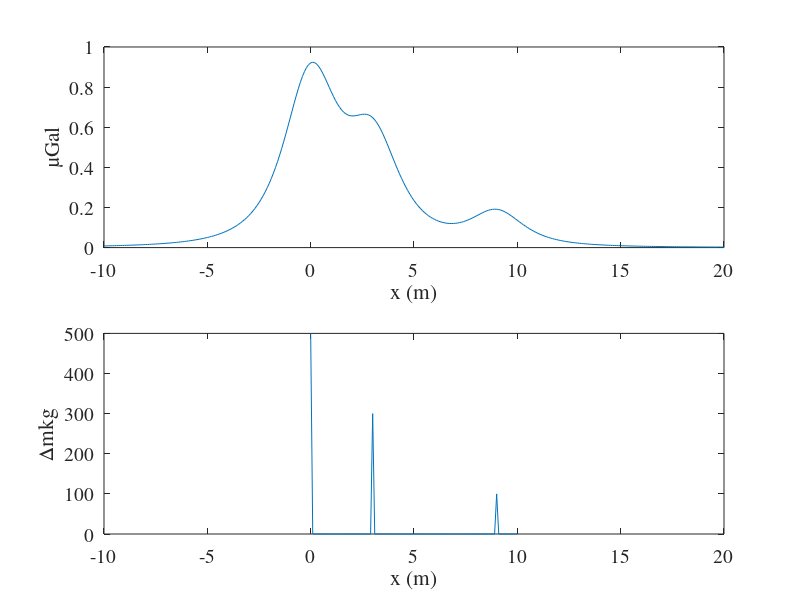
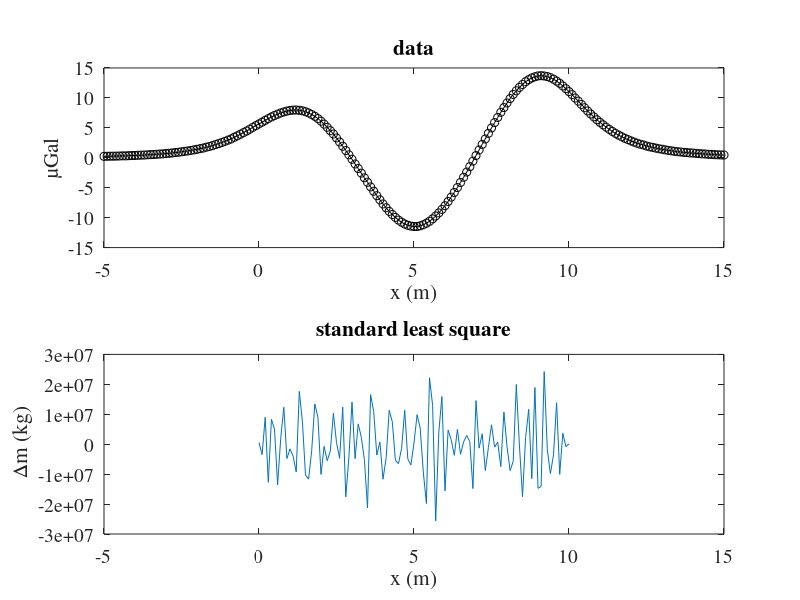
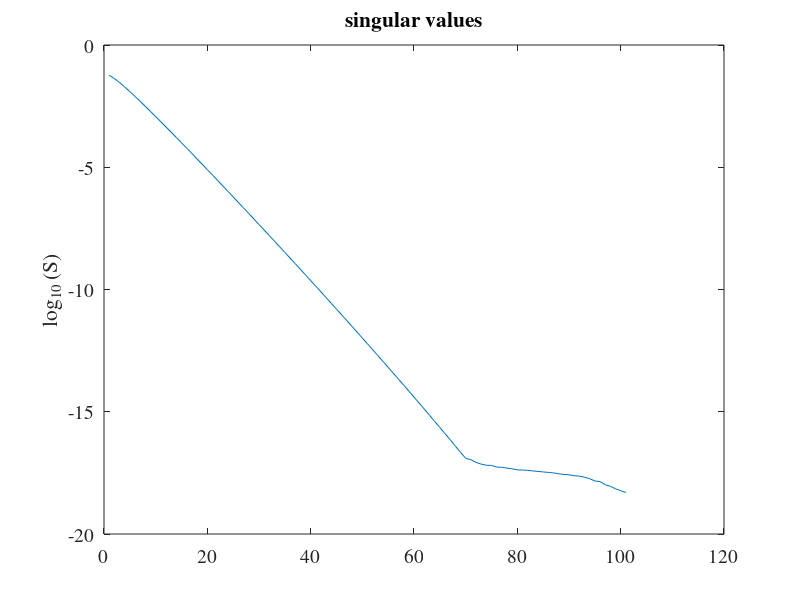

These charts were generated, in order, by the following MATLAB code: (Note: this script raises an error after producing the figures.)
set(0,'defaulttextfontname','times','defaulttextfontsize',14);
set(0,'defaultaxesfontname','times','defaultaxesfontsize',14);
%% part (d)
G = 6.67e-11; %gravitational constant
m = zeros(101,1);
D = 2;

m(1) = 500;    % set mass anomaly at 1 , 31 and 91
m(31) = 300;
m(91) = 100;

X = -10:0.1:20;  %measurement location

Lm = length(m);
Ld = length(X);
xi = [0:1:100]*0.1;   % xi: location of the anomalies mi

unit = 1e-8; %unit of microgals 1e-8m/s^2

GG = (1/unit)*G*D./(D^2+(X'*ones(1,Lm) - ones(Ld,1)*xi).^2).^1.5;

Dgz = GG*m;

figure(1);
subplot(211)
plot(X,Dgz); xlim([-10 20]);
xlabel('x (m)'); ylabel('\muGal');
hold on;
subplot(212);
plot(xi,m); xlim([-10 20]);
xlabel('x (m)'); ylabel('\Deltamkg');
print('figure/d.png','-dpng');

%% part (e)
load('ge118_hw8.mat');
Ld = length(xd);

Lm = length(m);

GG = (1/unit)*G*D./(D^2+(xd*ones(1,Lm) - ones(Ld,1)*xi).^2).^1.5;

% Least square solution
LS_Dm = (GG'*GG)\(GG'*di);

% plot the data
figure(11)
subplot(211)
plot(xd, di, 'ko-');
xlabel('x (m)'); ylabel('\muGal'); xlim([-5 15]);
title('data');
subplot(212)
plot(xi, LS_Dm);
xlabel('x (m)'); ylabel(' \Deltam (kg)'); xlim([-5 15]);
title('standard least square');
print('figure/e_result.png','-dpng');

% SVD of GG
[UU,DD,VV]=svd(GG);

figure(2);
plot(1:1:min(length(UU),length(VV)),log(diag(DD))/log(10));
ylabel('log_1_0 (S)');
title('singular values');
print('figure/e_snv.png','-dpng');


Ginv_LLS = (GG'*GG)\GG';

Re_LLS = Ginv_LLS*GG;  %resolution matrix for least squares


%% part (f)

[GI_Dm,Rf] = generalized_inverse(di,GG);   %generalized inverse without truncation

figure(3)

plot(xi,LS_Dm,'k-');
hold on
plot(xi,GI_Dm,'r-');
legend('LS','SVD');
print('figure/f.png','-dpng');

%% part (g)
nm=[];
ne=[];
p=10;
figure(4)
%for p = 10:5:20
for p = 5:30
    [GI_Dm_trunc,Rg{p}] = generalized_inverse(di,GG,p);   %generalized inverse with truncation
    plot(xi,GI_Dm_trunc);
    hold on
    ne = [ne,norm(di-GG*GI_Dm_trunc)];
    nm = [nm,norm(GI_Dm_trunc)];
end

figure(20);
loglog(nm,ne,'-o'); 
text(nm,ne,strread(num2str(5:1:30),'%s'));
legend('truncation number')
print('figure/g_trunc.png','-dpng');
hold on
xlim([3150,3450]);
ylim([0.1345,0.1395]);
print('figure/g_trunc_zoomin.png','-dpng');

%% part (h)
nm=[];
ne=[];
alpha_all = 10.^[-10:-1];
for i= 1:length(alpha_all);
    Tik_Dm = (GG'*GG + alpha_all(i)^2 * eye(Lm))\(GG'*di);
    nm = [nm,norm(Tik_Dm)];
    ne = [ne,norm(GG*Tik_Dm-di)];
    
    if i>=5 && i<= 7
        figure(5)
        if i == 5
            plot(xi,Tik_Dm,'k-');
        elseif i == 6
            plot(xi,Tik_Dm,'r-');
        elseif i == 7
            plot(xi,Tik_Dm,'b-');
        end
        hold on
        ylim([-1000 1000]);
    end
    Rt{i} = (GG'*GG + alpha_all(i)^2 * eye(Lm))\(GG'*GG);
end
xlabel('x (m)'); ylabel('\Deltamkg');
legend('\alpha=1e-5','\alpha=1e-4','\alpha=1e-3');
print('figure/h_solutions.png','-dpng');


figure(6)
loglog(ne,nm,'o-');
hold on;
plot(ne(6),nm(6),'r*');
xlabel('Residual norm |Gm-d|_2');
ylabel('Solution norm |m|_2');
hold off;
title('find alpha - 0 order');
print('figure/h_alphas.png','-dpng');

%% part(i)
% first order Tikhonov
L1 = diag(ones(1,Lm),0) + diag(-1*ones(1,Lm-1),1);
L1(end,:) = [];


% find the best alpha
alpha_all = 10.^[-10:-1];
nm = [];
ne = [];
for i = 1:length(alpha_all)
    Tik_Dm = (GG'*GG + alpha_all(i)^2 * (L1'*L1))\(GG'*di);
    nm = [nm,norm(L1*Tik_Dm)];
    ne = [ne,norm(GG*Tik_Dm-di)];
    Rt{i} = (GG'*GG + alpha_all(i)^2 * (L1'*L1))\(GG'*GG); 
end
figure(31);
subplot(121)
loglog(ne,nm,'o-');
hold on;
plot(ne(7),nm(7),'r*');
text(ne(7),nm(7),'\alpha=1e-4');
title('find alpha - first order');
xlabel('Residual norm |Gm-d|_2');
ylabel('Solution norm |Lm|_2');


alpha = 1e-4;
Tik1_Dm = (GG'*GG + alpha^2 * (L1'*L1))\(GG'*di);
Ri1 = (GG'*GG + alpha^2 * (L1'*L1))\(GG'*GG);   % resolution matrix



figure(7)
plot(xi,Tik1_Dm,'k-');

% second order Tikhonov

L2 = diag(ones(1,Lm),0) + diag(-2*ones(1,Lm-1),1) + diag(ones(1,Lm-2),2);
L2(end,:) = [];
L2(end,:) = [];

% find the best alpha
alpha_all = 10.^[-10:-1];
nm = [];
ne = [];
for i = 1:length(alpha_all)
    Tik_Dm = (GG'*GG + alpha_all(i)^2 * (L2'*L2))\(GG'*di);
    nm = [nm,norm(L2*Tik_Dm)];
    ne = [ne,norm(GG*Tik_Dm-di)];
end

figure(31);
subplot(122)
loglog(ne,nm,'o-');
hold on;
plot(ne(8),nm(8),'r*');
text(ne(8),nm(8),'\alpha=1e-3');
title('find alpha - second order');
xlabel('Residual norm |Gm-d|_2');
ylabel('Solution norm |Lm|_2');
print('figure/i_alphas.png','-dpng');

alpha = 1e-3;
Tik2_Dm = (GG'*GG + alpha^2 * (L2'*L2))\(GG'*di);

Ri2 = (GG'*GG + alpha^2 * (L2'*L2))\(GG'*GG);  % resolution matrix

figure(7)
hold on
plot(xi,Tik2_Dm,'r-');
xlabel('x (m)'); ylabel('\Deltamkg');
legend('first-order','second-order');
print('figure/i_solution.png','-dpng');


figure
plot(xd,di,'ko-');
hold on;
plot(xd,GG * Tik1_Dm,'r-');
plot(xd,GG * Tik2_Dm,'b-');
xlabel('x (m)'); ylabel('\muGal');
hold off;
legend('data','first order','second order');
print('figure/i_pred.png','-dpng');

%% part(j)
figure
imagesc(Re_LLS); colorbar('vert');
title('(e) Least square');
print('figure/j1.png','-dpng');

figure
imagesc(Rf); colorbar('vert');
title('(f) Generalized inverse');
print('figure/j2.png','-dpng');

figure
imagesc(Rg{11}); colorbar('vert');
title('(g) p = 11');
print('figure/j3.png','-dpng');

figure
imagesc(Rg{16}); colorbar('vert');
title('(g) p = 16');
print('figure/j4.png','-dpng');

figure
imagesc(Rg{21}); colorbar('vert');
title('(g) p = 21');
print('figure/j5.png','-dpng');

figure
imagesc(Rt{6}); colorbar('vert');
title('\alpha = 1e-5');
print('figure/j6.png','-dpng');

figure
imagesc(Rt{7}); colorbar('vert');
title('\alpha = 1e-4');
print('figure/j7.png','-dpng');

figure
imagesc(Rt{8}); colorbar('vert');
title('\alpha = 1e-3');
print('figure/j8.png','-dpng');

figure
imagesc(Ri1); colorbar('vert');
title('(i) first-order');
print('figure/j9.png','-dpng');

figure
imagesc(Ri2); colorbar('vert');
title('(i) second-order');
print('figure/j10.png','-dpng');





    
        












